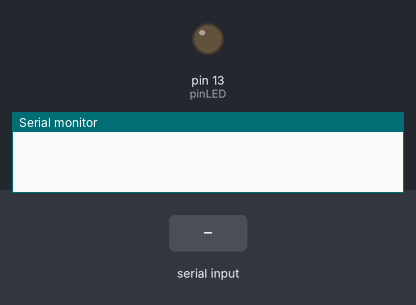
The program below on a simulated Arduino Uno, built with avr-gcc and run on an emulated ATmega328P. Shown: output pins drawn as LEDs (lit = HIGH), the last lines printed to the serial monitor. Inputs (shaded band) come from the test bench.

Above: at 1.2 s.
1.3 s: "E" received over Serial
At 3.2 s:
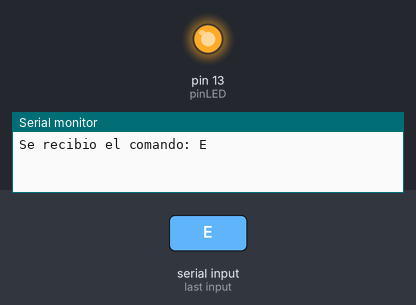
3.8 s: "A" received over Serial
At 5.1 s:
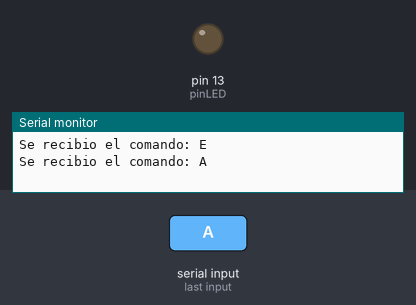
Timing chart, 0 to 6.8 s (numbered marks = the images above; inputs shaded):
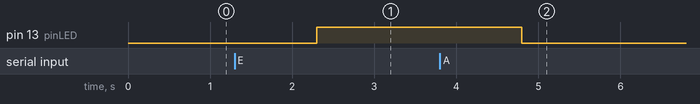

Measured:
- after the input at 1.3 s, pin 13 (pinLED): LOW → HIGH after 1.0 s
- after the input at 3.8 s, pin 13 (pinLED): HIGH → LOW after 1.0 s

The program:

main.cpp
```cpp
#include <Arduino.h>

String serialInput;
int pinLED = 13;

void setup() {
  // iniciar puerto serie
  Serial.begin(9600);
  while(!Serial);

  // Serial.setTimeout(2000); // si no especificamos el timeout usa el valor por defecto (1000 ms)
                              // significa que si no ingresamos un dato nuevo en 1 seg deja de aceptar y devuelve
                              // el string ingresado hasta el momento
  pinMode(pinLED, OUTPUT);
}

void loop() {
  if (Serial.available()) {
    serialInput = Serial.readString();
    if (serialInput == "E") {
      digitalWrite(pinLED, 1);
    }
    else if (serialInput == "A") {
      digitalWrite(pinLED, 0);
    }
    Serial.print("Se recibio el comando: ");
    Serial.println(serialInput);
  }
}
```
